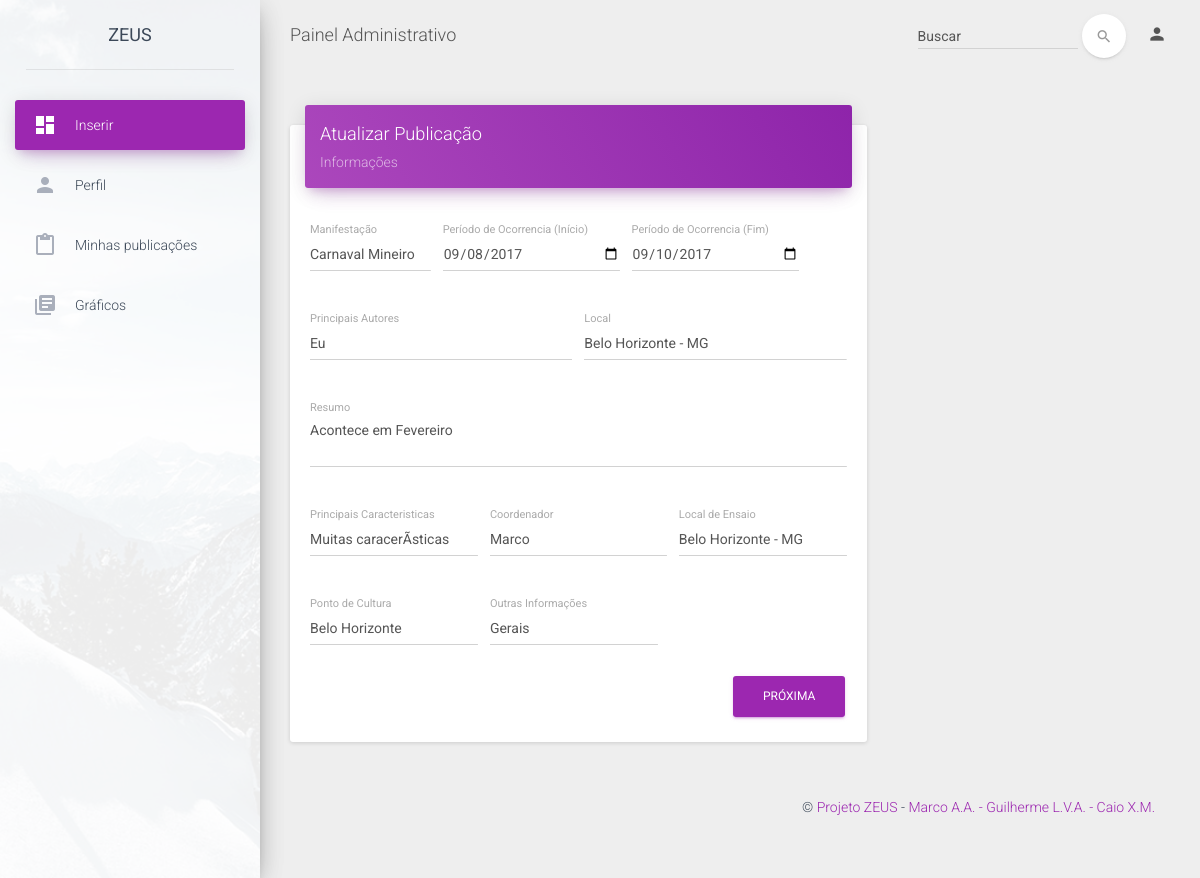
Page /zeta/dashboard/examples/update.php?p=2 on the committed database.
### tables this page shows
CREATE TABLE `eventos` (
  `id` int(11) NOT NULL,
  `titulo` varchar(100) NOT NULL,
  `data_inicio` date DEFAULT NULL,
  `data_fim` date DEFAULT NULL,
  `autores` varchar(100) DEFAULT NULL,
  `localizacao` varchar(100) DEFAULT NULL,
  `resumo` text NOT NULL,
  `caracteristicas` varchar(200) DEFAULT NULL,
  `coordenador` varchar(100) DEFAULT NULL,
  `local_ensaio` varchar(100) DEFAULT NULL,
  `ponto_cultura` varchar(100) DEFAULT NULL,
  `informacoes` varchar(200) DEFAULT NULL,
  `usuario` int(11) DEFAULT NULL,
  `data_pub` date DEFAULT NULL
);

### zeta/dashboard/examples/update.php (the view, shortened to what this page needs)
<?php
	include_once "conexao.php";
	$pub = $_GET['p'];
	$query = $con->query("SELECT * FROM eventos WHERE id='$pub'");
	$row = $query->fetch(PDO::FETCH_OBJ);
?>
<!doctype html>
<html lang="pt-br">
<head>
    <link href="../assets/css/bootstrap.min.css" rel="stylesheet" />
    <link href="../assets/css/material-dashboard.css" rel="stylesheet"/>
    <link href="../assets/css/demo.css" rel="stylesheet" />
    <link href="http://maxcdn.bootstrapcdn.com/font-awesome/latest/css/font-awesome.min.css" rel="stylesheet">
</head>
<body>
	<div class="wrapper">
	    <div class="sidebar" data-color="purple" data-image="../assets/img/sidebar-1.jpg">
			<div class="logo">
				<a href="#" class="simple-text">
					ZEUS
				</a>
			</div>
	    	<div class="sidebar-wrapper">
	            <ul class="nav">
	                <li class="active">
	                    <a href="index.php">
	                        <i class="material-icons">dashboard</i>
	                        <p>Inserir</p>
	                    </a>
	                </li>
	                <li>
	                    <a href="user.php">
	                        <i class="material-icons">person</i>
	                        <p>Perfil</p>
	                    </a>
	                </li>
	                         <li>
	                    <a href="table.php">
	                        <i class="material-icons">content_paste</i>
	                        <p>Minhas publicações</p>
	                    </a>
	                </li>
	            	<li>
	                    <a href="graphics.php">
	                        <i class="material-icons">library_books</i>
	                        <p>Gráficos</p>
	                    </a>
	                </li>
	            </ul>
	    	</div>
	    </div>
	    <div class="main-panel">
			<nav class="navbar navbar-transparent navbar-absolute">
				<div class="container-fluid">
					<div class="navbar-header">
						<a class="navbar-brand" href="#">Painel Administrativo</a>
					</div>
					<div class="collapse navbar-collapse">
						<ul class="nav navbar-nav navbar-right">
							<li>
								<a href="#pablo" class="dropdown-toggle" data-toggle="dropdown">
	 							   <i class="material-icons">person</i>
		 						</a>
							</li>
						</ul>
						<form class="navbar-form navbar-right" role="search">
							<div class="form-group  is-empty">
	                        	<input type="text" class="form-control" placeholder="Buscar">
							</div>
							<button type="submit" class="btn btn-white btn-round btn-just-icon">
								<i class="material-icons">search</i><div class="ripple-container"></div>
							</button>
	                    </form>
					</div>
				</div>
			</nav>
			<div class="content">
	            <div class="container-fluid">
	                <div class="row">
	                    <div class="col-md-8">
	                        <div class="card">
	                            <div class="card-header" data-background-color="purple">
	                                <h4 class="title">Atualizar Publicação</h4>
									<p class="category">Informações</p>
	                            </div>
	                            <div class="card-content">
	                                <form action="galeria.php?zeus=<?php echo $row->id ?>" method="post" enctype="multipart/form-data">
	                                    <div class="row">
	                                        <div class="col-md-3">
												<div class="form-group label-floating">
													<label class="control-label">Manifestação</label>
													<input type="text" class="form-control" name="titulo" value="<?php echo $row->titulo ?>" required>
												</div>
	                                        </div>
	                                        <div class="col-md-4">
												<div class="form-group label-floating">
													<label class="control-label">Período de Ocorrencia (Início)</label>
													<input type="date" class="form-control" value=<?php echo $row->data_inicio?> name="data-inicio" required>
												</div>
	                                        </div>
	                                        <div class="col-md-4">
												<div class="form-group label-floating">
													<label class="control-label">Período de Ocorrencia (Fim)</label>
													<input type="date" class="form-control" name="data-fim" value=<?php echo $row->data_fim?> required>
												</div>
	                                        </div>
	                                    </div>
	                                    <div class="row">
	                                        <div class="col-md-6">
												<div class="form-group label-floating">
													<label class="control-label">Principais Autores</label>
													<input type="text" class="form-control" name="autores" value="<?php echo $row->autores?>">
												</div>
	                                        </div>
	                                        <div class="col-md-6">
												<div class="form-group label-floating">
													<label class="control-label">Local</label>
													<input type="text" class="form-control" name="local" value="<?php echo $row->localizacao?>">
												</div>
	                                        </div>
	                                    </div>
	                                    <div class="row">
	                                        <div class="col-md-12">
												<div class="form-group label-floating ">
													<label class="control-label">Resumo</label>
													<textarea class="form-control" name="resumo"><?php echo $row->resumo?></textarea>
												</div>
	                                        </div>
	                                    </div>
	                                    <div class="row">
	                                        <div class="col-md-4">
												<div class="form-group label-floating">
													<label class="control-label">Principais Caracteristicas</label>
													<input type="text" class="form-control" name="carc" value="<?php echo $row->caracteristicas?>">
												</div>
	                                        </div>
	                                        <div class="col-md-4">
												<div class="form-group label-floating">
													<label class="control-label">Coordenador</label>
													<input type="text" class="form-control" name="coord" value="<?php echo $row->coordenador?>">
												</div>
	                                        </div>
	                                        <div class="col-md-4">
												<div class="form-group label-floating">
													<label class="control-label">Local de Ensaio</label>
													<input type="text" class="form-control" name="ensaio" value="<?php echo $row->localizacao?>">
												</div>
	                                        </div>
	                                    </div>
	                                    <div class="row">
	                                        <div class="col-md-4">
												<div class="form-group label-floating">
													<label class="control-label">Ponto de Cultura</label>
													<input type="text" class="form-control" name="pcultura" value="<?php echo $row->ponto_cultura?>">
												</div>
	                                        </div>
	                                        <div class="col-md-4">
												<div class="form-group label-floating">
													<label class="control-label">Outras Informações</label>
													<input type="text" class="form-control" name="oinfo" value="<?php echo $row->informacoes?>">
												</div>
	                                        </div>
	                                    </div>
	                                    <button type="submit" class="btn btn-primary pull-right">Próxima</button>
	                                    <div class="clearfix"></div>
	                                </form>
	                            </div>
	                        </div>
	                    </div>
		</div>
		        <footer class="footer">
	            <div class="container-fluid">
	                <p class="copyright pull-right">
	                    &copy; <a href="#">Projeto ZEUS</a> -<a href="#"> Marco A.A. -</a><a href="#"> Guilherme L.V.A. - </a><a href="#">Caio X.M.</a>
	                </p>
	            </div>
	        </footer>
	</div>
</body>
</html>

### rows in the picture
eventos: titulo "Carnaval Mineiro", data-inicio "09/08/2017", data-fim "09/10/2017", autores "Eu", local "Belo Horizonte - MG", resumo "Acontece em Fevereiro", carc "Muitas caracerÃ­sticas", coord "Marco", ensaio "Belo Horizonte - MG", pcultura "Belo Horizonte", oinfo "Gerais"
